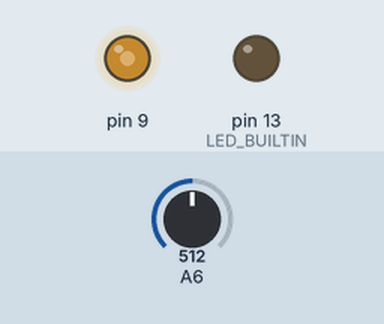
A sketch run on a simulated Arduino Nano, built with avr-gcc and run on an emulated ATmega328P. Parts: output pins drawn as LEDs (lit = HIGH). The test bench sets the inputs (shaded band); at power-on: A6 = 512.

Above: at 1.2 s.
1.3 s: A6 set to 716
At 2.0 s:
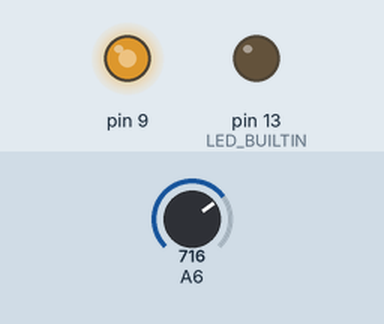
2.8 s: A6 set to 900
At 3.2 s:
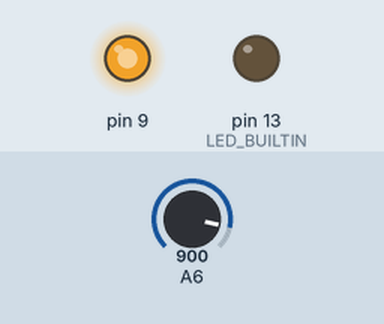
4.3 s: A6 set to 122
At 5.5 s:
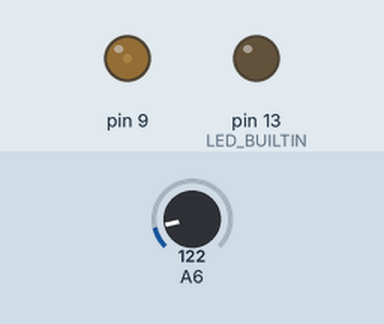
5.8 s: A6 set to 0
At 6.6 s:
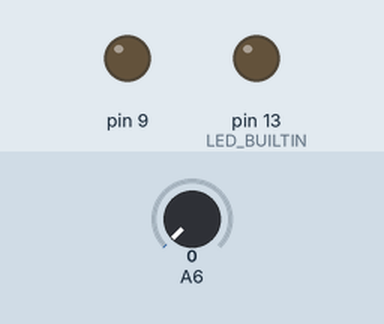
7.3 s: A6 set to 511
At 7.8 s:
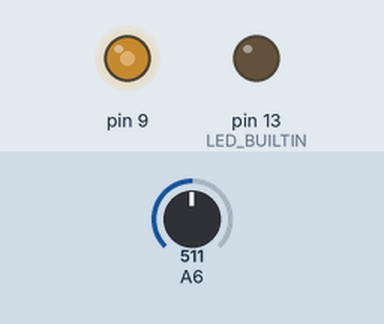
Timing chart, 0 to 9.8 s (numbered marks = the images above; inputs shaded):
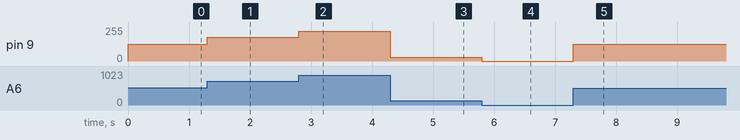

The sketch:

ldr_led.ino
```cpp
void setup()
{
   pinMode(9, OUTPUT);
   pinMode(LED_BUILTIN, OUTPUT);
}

void loop()
{
  analogWrite(9, map(analogRead(A6), 0, 1023, 0, 255));
 // delay(250);
}
```

Measured:
- after the input at 1.3 s, pin 9: 127/255 → 178/255 at once
- after the input at 2.8 s, pin 9: 178/255 → 224/255 at once
- after the input at 4.3 s, pin 9: 224/255 → 30/255 at once
- after the input at 5.8 s, pin 9: 30/255 → 0/255 at once
- after the input at 7.3 s, pin 9: 0/255 → 127/255 at once
